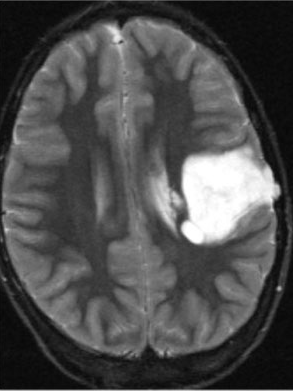
#> input picture brain_tumor.png, 293 x 391 px
$ jupyter execute lab6_245938.ipynb
#> lines starting #> are read from the running program, lines starting #| are printed output that depends on the picture; after the words box and inside, x2 and y2 are one past the last pixel; in counts of white or black regions, pixels touching at a corner belong together
<h1> Zadanie 1 </h1>

[cell 1]
from skimage.filters import threshold_minimum,try_all_threshold,threshold_yen
from skimage.morphology import disk
from skimage import io,measure
import skimage as ski
import matplotlib.pyplot as plt
import cv2
from skimage.filters import gaussian
from skimage.morphology import remove_small_objects
from skimage.color import label2rgb

<h2> Polecenie 1 </h2>

[cell 2]
brain = io.imread('brain_tumor.png')
#> brain is the input picture: shape (391, 293, 3); min 5, max 255, mean 77.2
brain = cv2.cvtColor(brain, cv2.COLOR_BGR2GRAY)
#> brain: shape (391, 293)

im_tresh = threshold_minimum(brain)
#> im_tresh = 46
im_binary = brain > im_tresh
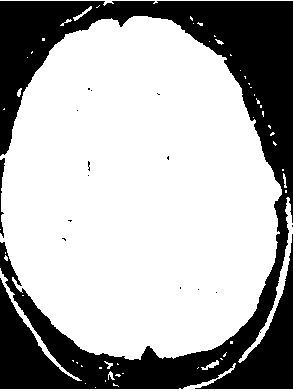
#> im_binary: shape (391, 293) bool; 68.3% white; 15 black regions (13 under 20 px)

plt.title('Minimum threshold')
plt.imshow(im_binary,cmap='gray')

<h2> Polecenie 2 </h2>

[cell 3]
brain_i , num_region = ski.measure.label(im_binary,return_num=True)
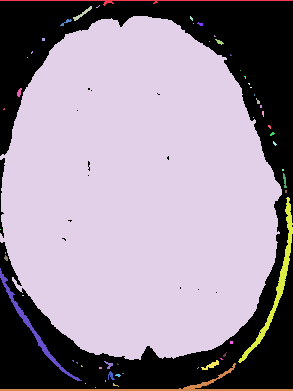
#> brain_i: shape (391, 293) int32; 58 distinct labels, from 0 to 57; one colour per label, 0 black
#> num_region = 57
plt.title(f'{num_region} regions found in image')
plt.imshow(brain_i,cmap='cool')

<h1> Polecenie 3 </h1>

[cell 4]
reg_prop = ski.measure.regionprops(brain_i)
#> reg_prop = 57 regions; largest, box (x1, y1, x2, y2) and area: (0, 16, 282, 360) 75226, (238, 197, 293, 363) 890, (0, 363, 293, 391) 768, (0, 268, 82, 381) 561, (0, 0, 293, 6) 326
max_area = 0
max_reg = None

for region in reg_prop:
    if region.area > max_area:
        max_area = region.area
        max_reg = region
#> this loop made 57 passes
#> max_area on passes 1, 4: 326, 75226
#> after the loop, max_area = 75226

max_reg_mask = brain_i == max_reg.label
#> max_reg_mask: shape (391, 293) bool; 65.7% white; 14 black regions (12 under 20 px), largest, box (x1, y1, x2, y2) and area: (0, 0, 293, 391) 39119, (0, 158, 5, 238) 173

plt.figure()
plt.title(f'brain size is = {int(max_area)} ')
plt.imshow(max_reg_mask, cmap='gray')

<h2> Polecenie 4 </h2>

[cell 5]
brain_t = io.imread('brain_tumor.png')
brain_t = cv2.cvtColor(brain_t, cv2.COLOR_BGR2GRAY)

brain_tresh = threshold_yen(brain_t)
#> brain_tresh = 125

brain_binary = brain_t > brain_tresh * 1.4
#> brain_binary: shape (391, 293) bool; 6% white; 24 white regions (17 under 20 px)

plt.figure(figsize=(15,8))

plt.subplot(1,3,1)
plt.title('thresh for tumor')
plt.imshow(brain_binary,cmap='gray')

plt.subplot(1,3,2)

labeled_image, num_segments = ski.measure.label(brain_binary, return_num=True)
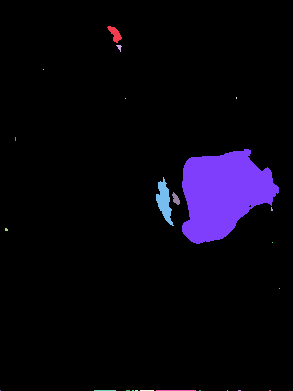
#> labeled_image: shape (391, 293) int32; 25 distinct labels, from 0 to 24; one colour per label, 0 black
#> num_segments = 24
reg_prop = ski.measure.regionprops(labeled_image)
#> reg_prop = 24 regions; largest, box (x1, y1, x2, y2) and area: (182, 149, 279, 244) 6108, (156, 177, 174, 226) 417, (107, 26, 122, 43) 122, (172, 192, 180, 205) 59, (156, 390, 196, 391) 40

plt.title(f' {num_segments} regions found in image, thresh for tumour ')
plt.imshow(labeled_image,cmap='cool')

max_area2 = 0
max_reg = None

for region in reg_prop:
    if region.area > max_area2:
        max_area2 = region.area
        max_reg = region
#> this loop made 24 passes
#> max_area2 on passes 1, 7: 122, 6108
#> after the loop, max_area2 = 6108

max_reg_mask2 = labeled_image == max_reg.label
#> max_reg_mask2: shape (391, 293) bool; 5.3% white; 1 white region, box (x1, y1, x2, y2) and area: (182, 149, 279, 244) 6108

plt.subplot(1,3,3)
plt.title(f'brain size is = {int(max_area2)} ')
plt.imshow(max_reg_mask2, cmap='gray')

<h2> Polecenie 5 </h2>

[cell 6]
plt.figure()
combined_mask = max_reg_mask.astype(int) + max_reg_mask2.astype(int)
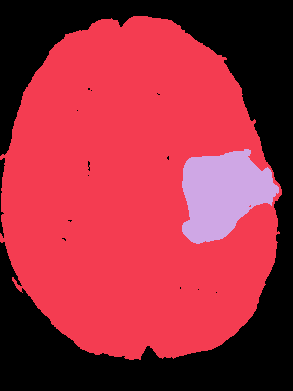
#> combined_mask: shape (391, 293) int64; 3 distinct labels, from 0 to 2; one colour per label, 0 black
plt.title(f'Tumour accounts for {max_area2 * 100 // max_area}% of brain vol.')
plt.imshow(combined_mask,cmap='cool')

<h1> Zadanie 2 </h1>

<h2> Polecenie 1 </h2>

[cell 7]
img = io.imread('bolts.jpg')
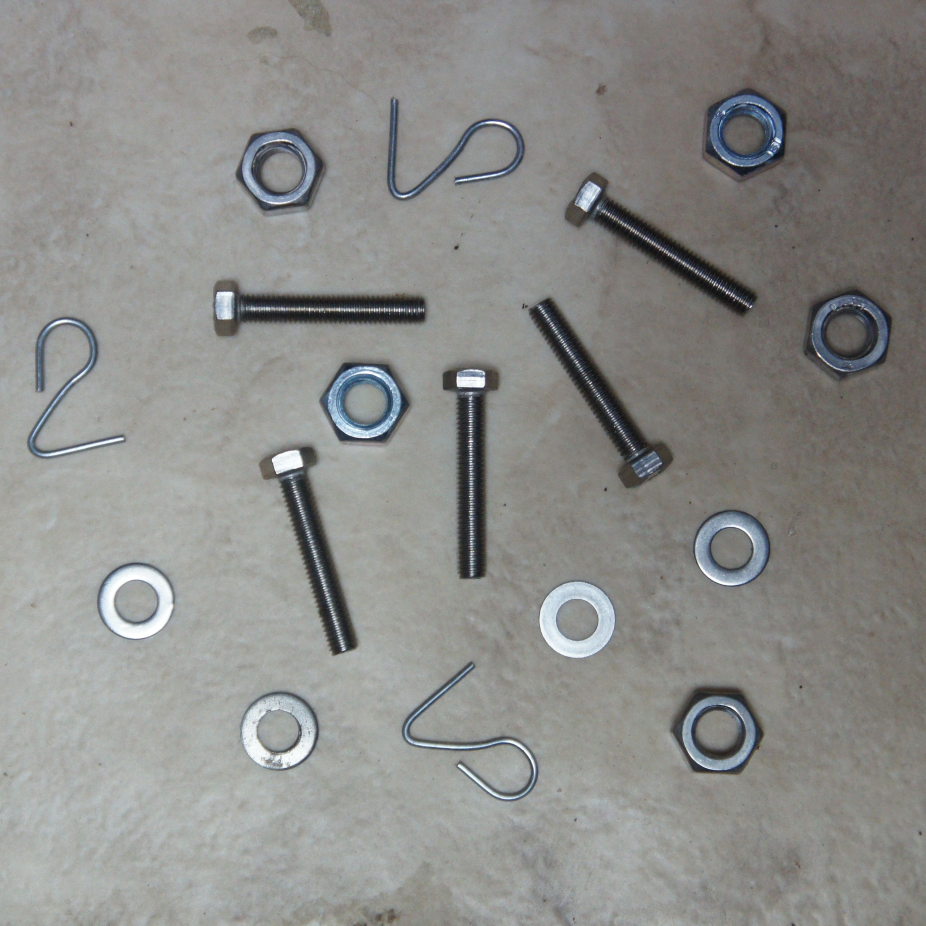
#> input picture bolts.jpg, 2777 x 2776 px (shown at 1/3 size)
#> img is the input picture: shape (2776, 2777, 3); mean R, G, B 140, 140.2, 137.6
resize = cv2.resize(img,(int(img.shape[1] * 0.5) , int(img.shape[0] * 0.5)))

plt.figure(figsize=(20,7))
plt.subplot(1,2,1)
plt.title('Original')
plt.axis('off')
plt.imshow(resize)

img_gray = cv2.cvtColor(resize,cv2.COLOR_BGR2GRAY)

img_gauss = gaussian(img_gray,sigma= 3)
img_gauss_uint8 = (img_gauss * 255).astype('uint8')
low = 20
high = 40

edges = cv2.Canny(img_gauss_uint8, low, high)
#> edges: shape (1388, 1388); 1.3% white in thin lines or dots
plt.subplot(1,2,2)
plt.title('Canny edge detection')
plt.axis('off')
plt.imshow(edges,cmap='gray')

<h2> Polecenie 2 </h2>

[cell 8]
low = 30
high = 50

edges2 = cv2.Canny(edges, low, high)
#> edges2: shape (1388, 1388); 2% white in thin lines or dots
plt.figure(figsize=(20,8))
plt.subplot(1,2,1)
plt.title('border artifacts')
plt.imshow(edges2,cmap='gray')
plt.axis('off')

plt.subplot(1,2,2)

edge_close = ski.morphology.closing(edges2,disk(20))
#> edge_close: shape (1388, 1388); 10.8% white; 25 white regions, largest, box (x1, y1, x2, y2) and area: (781, 445, 1011, 739) 16640, (386, 663, 537, 983) 16381, (662, 539, 750, 870) 16033

edges_binary = edge_close > 0
edges_cleaned = remove_small_objects(edges_binary, min_size=1200)
plt.title('closing')
plt.imshow(edges_cleaned,cmap='gray')
plt.axis('off')

<h2> Polecenie 3 </h2>

[cell 9]
label = ski.measure.label(edges_cleaned)
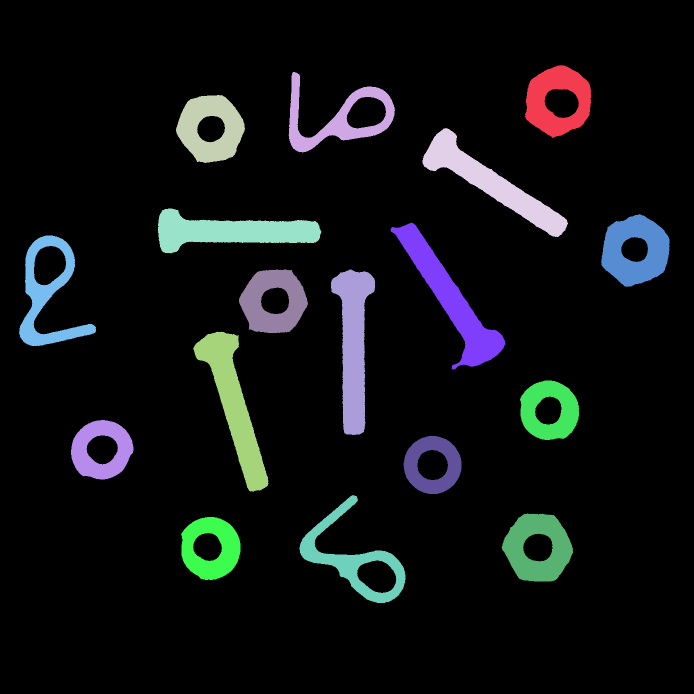
#> label: shape (1388, 1388) int32 (shown at 1/2 size); 18 distinct labels, from 0 to 17; one colour per label, 0 black
colored_image = label2rgb(label, bg_label=1, kind='overlay')
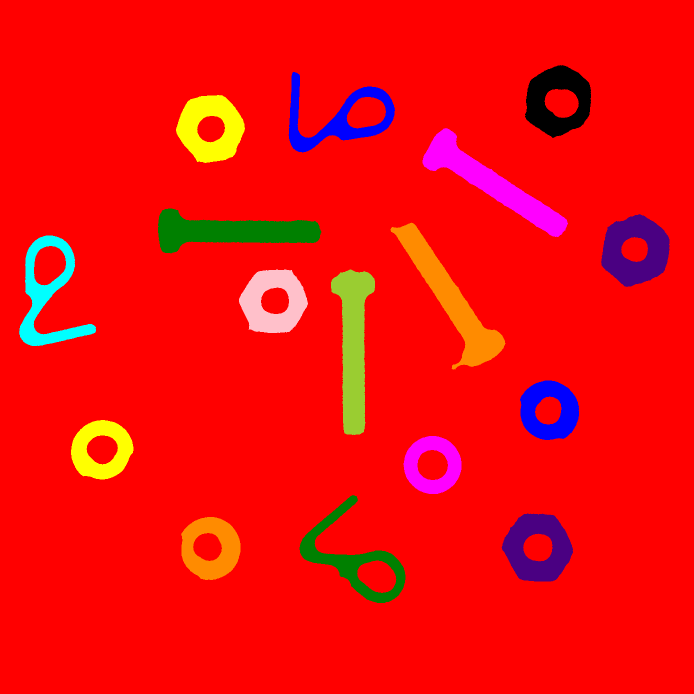
#> colored_image: shape (1388, 1388, 3) float64 (shown at 1/2 size); mean R, G, B 0.952, 0.0419, 0.0408
plt.imshow(colored_image)
plt.axis('off')

<h1> Zadanie 3 </h1>

[cell 10]
img = io.imread('planes.png')
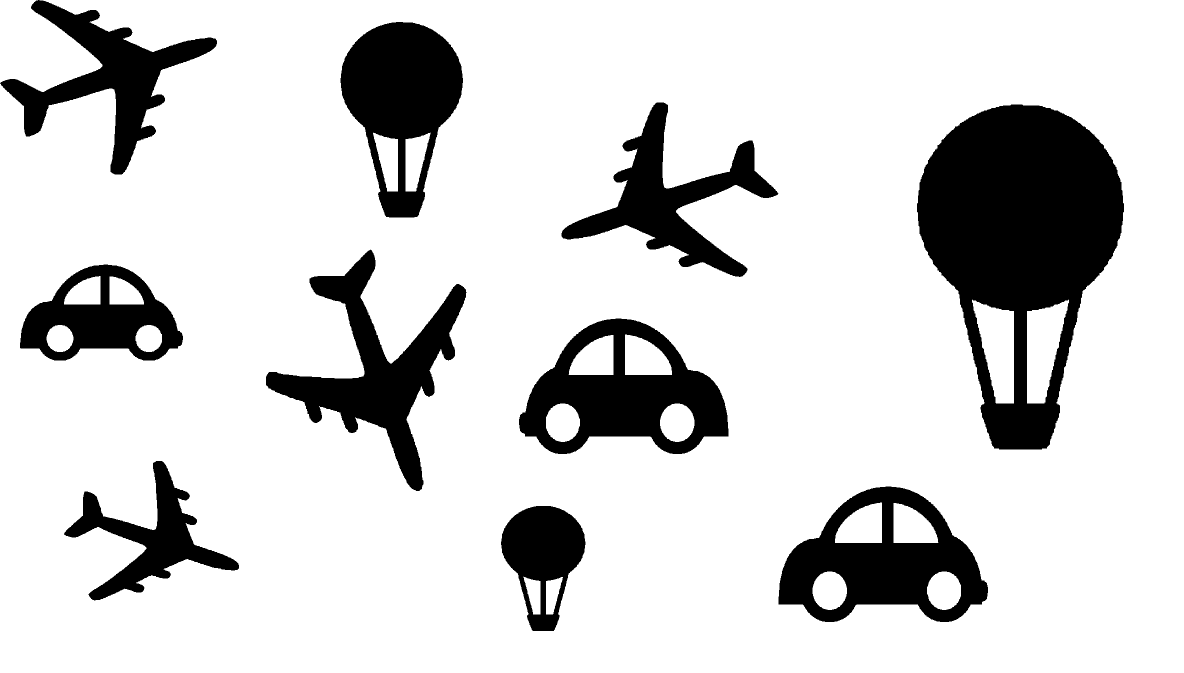
#> input picture planes.png, 2367 x 1346 px (shown at 1/2 size)
#> img is the input picture: shape (1346, 2367, 4); mean R, G, B, A 210.7, 210.7, 210.7, 255
img = cv2.cvtColor(img, cv2.COLOR_BGR2GRAY)
#> img: shape (1346, 2367); 82.6% white; 10 black regions, largest, box (x1, y1, x2, y2) and area: (1834, 209, 2248, 899) 161985, (1038, 637, 1457, 908) 57262, (1557, 973, 1976, 1244) 57262

binary_image = (img < 128).astype(int)
#> binary_image: shape (1346, 2367) int64; values 0 (black) and 1 (white), 17.4% white; 10 white regions

labeled_image, num = measure.label(binary_image, return_num=True)
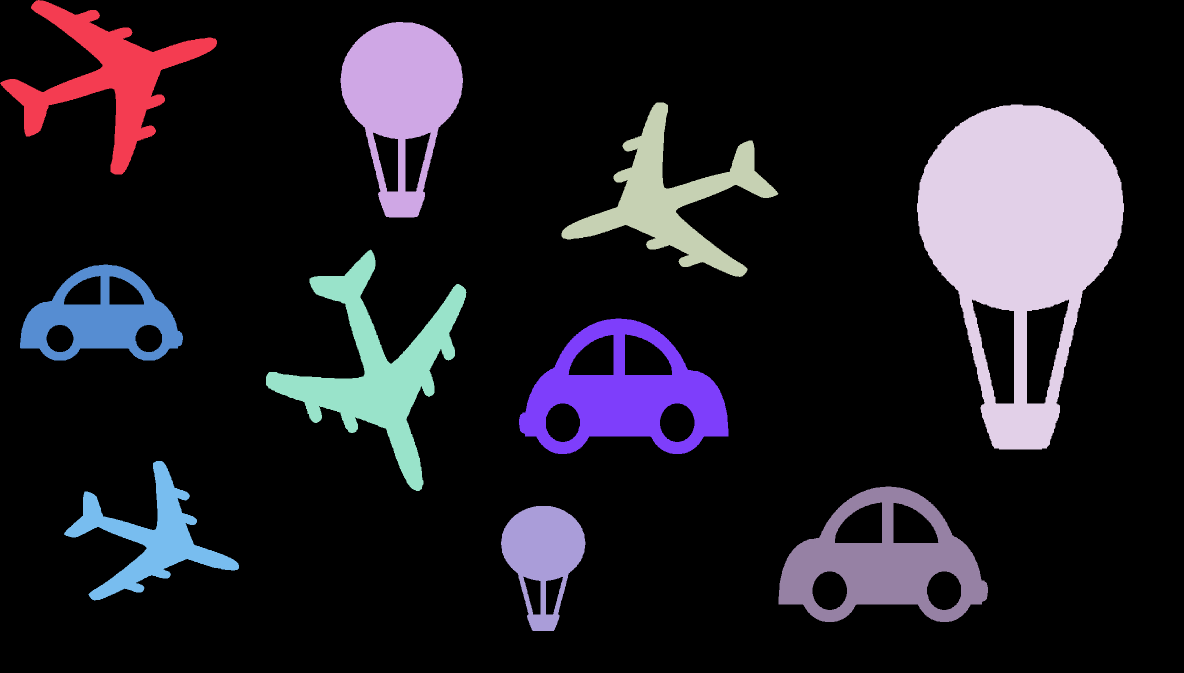
#> labeled_image: shape (1346, 2367) int64 (shown at 1/2 size); 11 distinct labels, from 0 to 10; one colour per label, 0 black
#> num = 10

region_img = measure.regionprops(labeled_image)
#> region_img = 10 regions; largest, box (x1, y1, x2, y2) and area: (1834, 209, 2248, 899) 161985, (1038, 637, 1457, 908) 57262, (1557, 973, 1976, 1244) 57262, (532, 499, 933, 982) 54513, (681, 44, 926, 435) 54240

plt.figure(figsize=(10, 10))
plt.imshow(img, cmap='gray')
plt.title(f"Liczba regionów: {num}")

for props in region_img:
    if props.euler_number == 1:
        minr, minc, maxr, maxc = props.bbox
        plt.plot(
            [minc, maxc, maxc, minc, minc],
            [minr, minr, maxr, maxr, minr],
            color="gray",
            linewidth=1
        )
#> this loop made 10 passes
#> (minr, minc, maxr, maxc) on passes 1, 3, 5, 8: (0, 0, 349, 434), (205, 1123, 554, 1557), (499, 532, 982, 933), (922, 128, 1201, 478)
plt.axis('off')
plt.show()
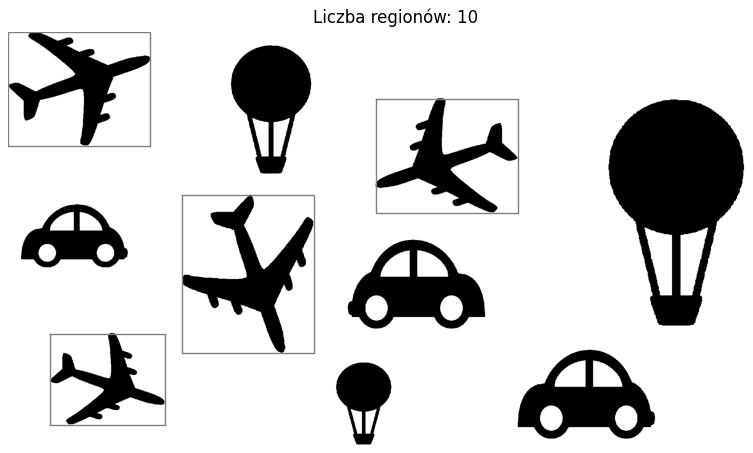
#> figure drawn by matplotlib, 1 panel
